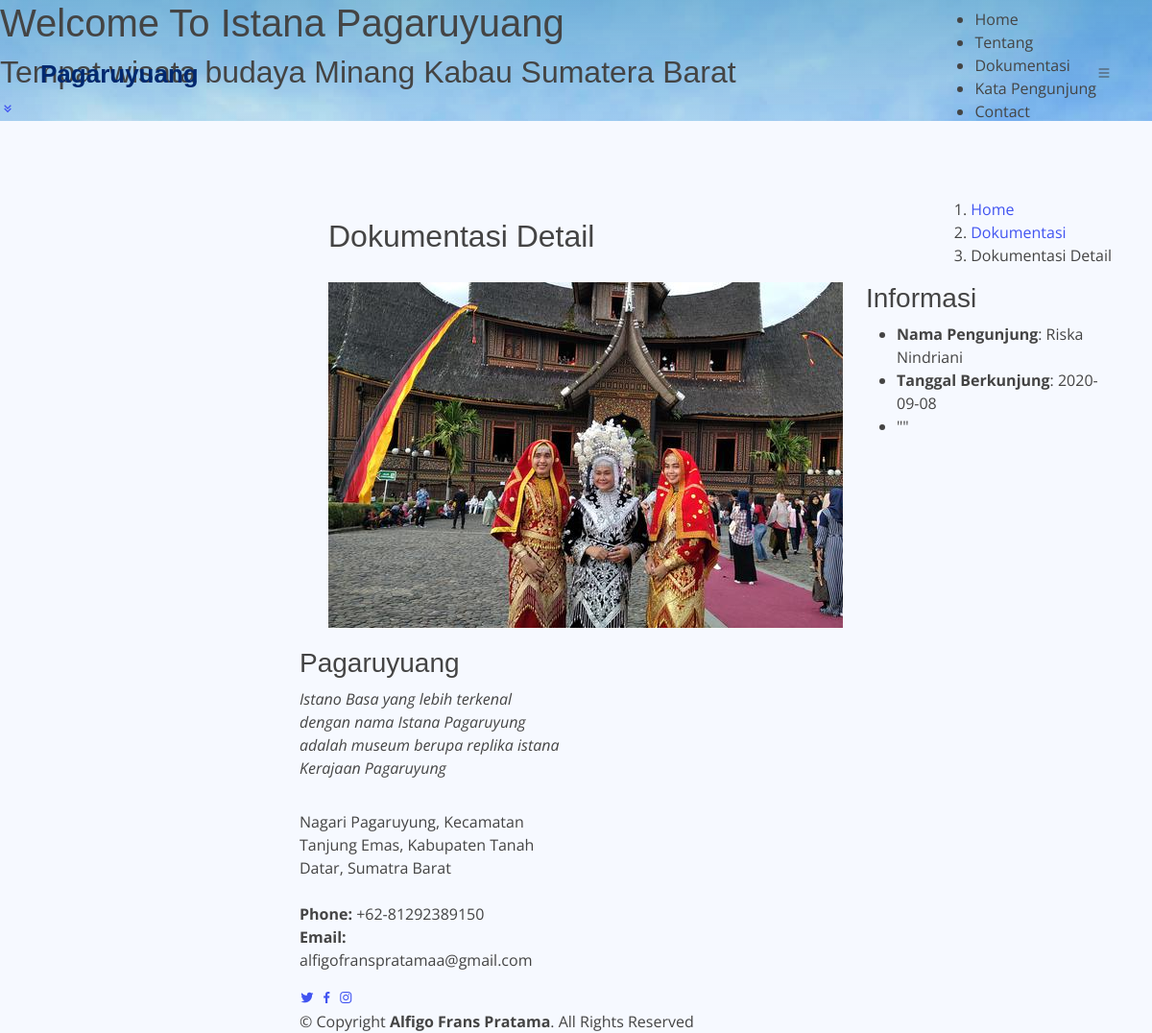
/landingpage/dokumentasi/5, run on the app's committed database.
### tables this page shows
CREATE TABLE `tb_settings` (
  `id` int(11) NOT NULL,
  `judul_halaman` varchar(255) DEFAULT NULL,
  `text_sambutan` varchar(255) DEFAULT NULL,
  `desc_sambutan` text DEFAULT NULL,
  `sampul_website` varchar(255) DEFAULT NULL,
  `desc_web` varchar(255) DEFAULT NULL,
  `alamat` text DEFAULT NULL,
  `phone` char(20) DEFAULT NULL,
  `email` varchar(100) DEFAULT NULL,
  `twitter` varchar(255) DEFAULT NULL,
  `facebook` varchar(255) DEFAULT NULL,
  `instagram` varchar(255) DEFAULT NULL
);

CREATE TABLE `tb_dokumentasi` (
  `id_dokumentasi` int(11) NOT NULL,
  `thumbnail` varchar(255) NOT NULL,
  `nama_pengunjung` varchar(255) NOT NULL,
  `tanggal` date NOT NULL,
  `deskripsi` varchar(255) NOT NULL,
  `views` int(11) NOT NULL
);

### application/views/page/layout.php (called while the page is built)
<?php
require_once 'templates/head.php';
require_once 'templates/content.php';
require_once 'templates/footer.php';
?>

### application/controllers/Landingpage.php (called while the page is built, shortened)
<?php
class Landingpage extends CI_Controller
{
    public function dokumentasi($id)
    {
        $settings = $this->db->get('tb_settings')->row_array();
        $dokumentasi = $this->db->get_where('tb_dokumentasi', ['id_dokumentasi' => $id])->row_array();
        $data = array(
            'title' => 'Istana Pagaruyuang',
            'isi' => 'page/dokumentasi/detail',
            'settings' => $settings,
            'dokumentasi' => $dokumentasi,
        );
        $this->load->view('page/layout', $data, FALSE);
    }
}

### index.php (called while the page is built, shortened)
<?php
require_once BASEPATH.'core/CodeIgniter.php';

### application/views/page/templates/content.php (called while the page is built)
<?php
if($isi){
    $this->load->view($isi);
}

### application/views/page/dokumentasi/detail.php (the view, shortened to what this page needs)
<main id="main">
    <section class="breadcrumbs">
        <div class="container">
            <div class="d-flex justify-content-between align-items-center">
                <h2>Dokumentasi Detail</h2>
                <ol>
                    <li><a href="<?= base_url('') ?>">Home</a></li>
                    <li><a href="<?= base_url('landingpage/alldokumentasi/') ?>">Dokumentasi</a></li>
                    <li>Dokumentasi Detail</li>
                </ol>
            </div>
        </div>
    </section>
    <section id="portfolio" class="portfolio">
        <div class="container">
            <div class="row gy-4">
                <div class="col-lg-8">
                    <div class="portfolio-details-slider swiper">
                        <div class="swiper-wrapper align-items-center">
                            <div class="swiper-slide">
                                <img src="<?= base_url('vendor/dokumentasi/') . $dokumentasi['thumbnail']; ?>" alt="">
                            </div>
                        </div>
                    </div>
                </div>
                <div class="col-lg-4">
                    <div class="portfolio-info">
                        <h3>Informasi</h3>
                        <ul>
                            <li><strong>Nama Pengunjung</strong>: <?= $dokumentasi['nama_pengunjung'] ?></li>
                            <li><strong>Tanggal Berkunjung</strong>: <?= $dokumentasi['tanggal']; ?></li>
                            <li>
                                <p>
                                    "<?php echo $dokumentasi['deskripsi'] ?>"
                                </p>
                            </li>
                        </ul>
                    </div>
                </div>
            </div>
        </div>
    </section>
</main>

### application/views/page/templates/head.php (shortened to what this page needs)
<!DOCTYPE html>
<html lang="en">
<head>
    <link href="<?= base_url('vendor/landingpage/') ?>assets/vendor/aos/aos.css" rel="stylesheet">
    <link href="<?= base_url('vendor/landingpage/') ?>assets/vendor/bootstrap/css/bootstrap.min.css" rel="stylesheet">
    <link href="<?= base_url('vendor/landingpage/') ?>assets/vendor/bootstrap-icons/bootstrap-icons.css" rel="stylesheet">
    <link href="<?= base_url('vendor/landingpage/') ?>assets/vendor/boxicons/css/boxicons.min.css" rel="stylesheet">
    <link href="<?= base_url('vendor/landingpage/') ?>assets/vendor/glightbox/css/glightbox.min.css" rel="stylesheet">
    <link href="<?= base_url('vendor/landingpage/') ?>assets/vendor/swiper/swiper-bundle.min.css" rel="stylesheet">
    <link href="<?= base_url('vendor/landingpage/') ?>assets/css/style.css" rel="stylesheet">
</head>
<body>
    <header id="header" class="fixed-top header-transparent">
        <div class="container d-flex align-items-center justify-content-between">
            <div class="logo">
                <h1 class="text-light"><a href="<?= base_url(''); ?>"><span><?= $settings['judul_halaman'] ?></span></a></h1>
            </div>
            <nav id="navbar" class="navbar">
                <ul>
                    <li><a class="nav-link scrollto active" href="#hero">Home</a></li>
                    <li><a class="nav-link scrollto" href="#tentang">Tentang</a></li>
                    <li><a class="nav-link scrollto" href="#dokumentasi">Dokumentasi</a></li>
                    <li><a class="nav-link scrollto" href="#katapengunjung">Kata Pengunjung</a></li>
                    <li><a class="nav-link scrollto" href="#contact">Contact</a></li>
                </ul>
                <i class="bi bi-list mobile-nav-toggle"></i>
            </nav>
        </div>
    </header>
    <section id="hero">
        <div class="hero-container" data-aos="fade-up">
            <h1><?= $settings['text_sambutan']; ?></h1>
            <h2><?= $settings['desc_sambutan'] ?></h2>
            <a href="#about" class="btn-get-started scrollto"><i class="bx bx-chevrons-down"></i></a>
        </div>
    </section>

### application/views/page/templates/footer.php (shortened to what this page needs)
<footer id="footer">
    <div class="footer-top">
        <div class="container">
            <div class="row">
                <div class="col-lg-4 col-md-6">
                    <div class="footer-info">
                        <h3><?= $settings['judul_halaman'] ?></h3>
                        <p class="pb-3"><em><?= $settings['desc_web'] ?></em></p>
                        <p>
                            <?= $settings['alamat'] ?><br><br>
                            <strong>Phone:</strong> <?= $settings['phone'] ?><br>
                            <strong>Email:</strong> <?= $settings['email'] ?><br>
                        </p>
                        <div class="social-links mt-3">
                            <a href="<?= $settings['twitter'] ?>" class="twitter"><i class="bx bxl-twitter"></i></a>
                            <a href="<?= $settings['facebook'] ?>" class="facebook"><i class="bx bxl-facebook"></i></a>
                            <a href="<?= $settings['instagram'] ?>" class="instagram"><i class="bx bxl-instagram"></i></a>
                        </div>
                    </div>
                </div>
            </div>
        </div>
    </div>
    <div class="container">
        <div class="copyright">
            &copy; Copyright <strong><span>Alfigo Frans Pratama</span></strong>. All Rights Reserved
        </div>
    </div>
</footer>
</body>
</html>

### data on the page
tb_settings: judul_halaman "Pagaruyuang", text_sambutan "Welcome To Istana Pagaruyuang", desc_sambutan "Tempat wisata budaya Minang Kabau Sumatera Barat", desc_web "Istano Basa yang lebih terkenal dengan nama Istana Pagaruyung adalah museum berupa replika istana Kerajaan Pagaruyung", alamat "Nagari Pagaruyung, Kecamatan Tanjung Emas, Kabupaten Tanah Datar, Sumatra Barat", phone "+62-81292389150", email "alfigofranspratamaa@gmail.com"
tb_dokumentasi: thumbnail (picture), nama_pengunjung "Riska Nindriani", tanggal "2020-09-08"
